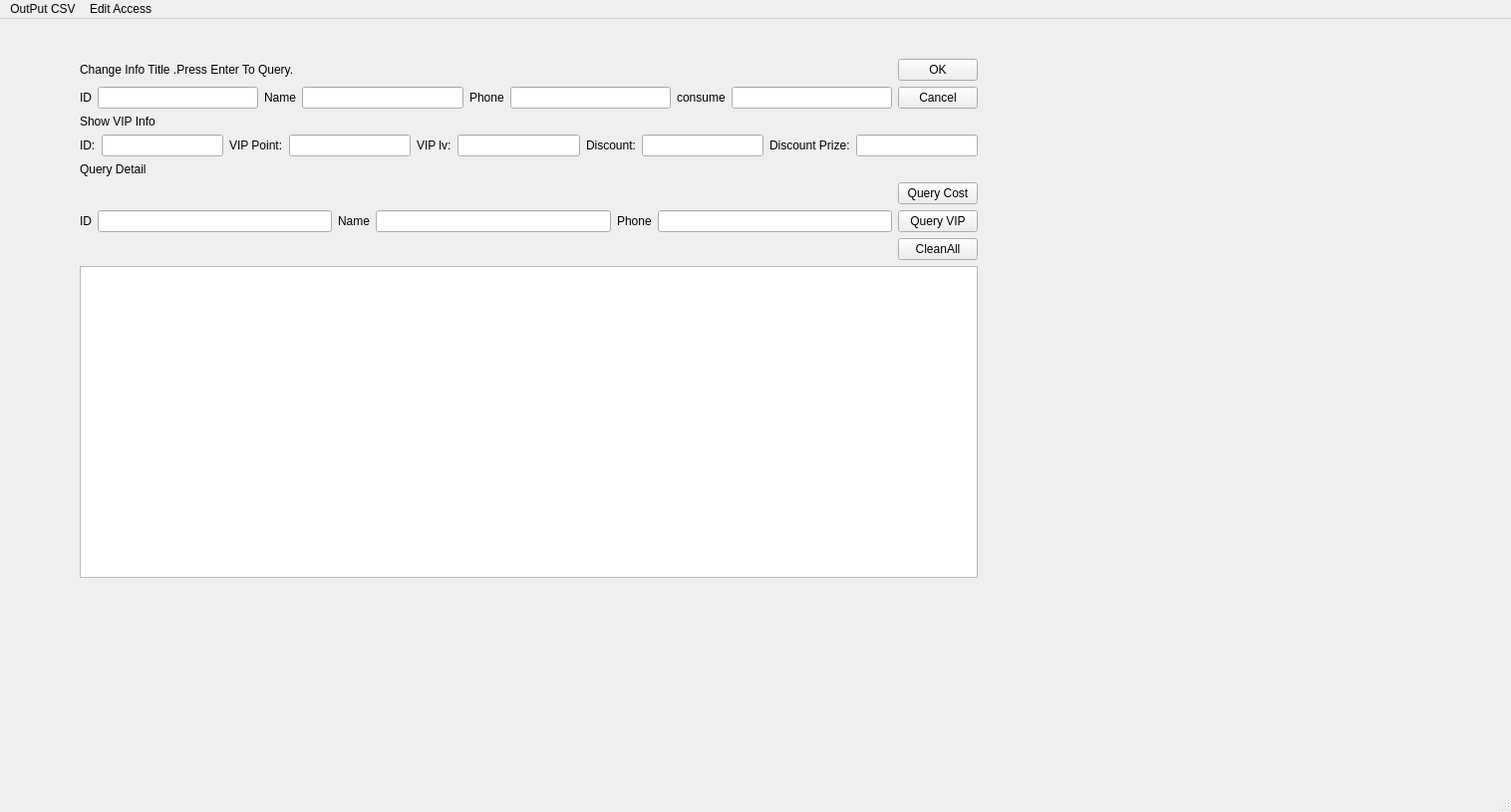
<?xml version="1.0" encoding="UTF-8"?>
<ui version="4.0">
 <class>MainWindow</class>
 <widget class="QMainWindow" name="MainWindow">
  <property name="geometry">
   <rect>
    <x>0</x>
    <y>0</y>
    <width>1516</width>
    <height>815</height>
   </rect>
  </property>
  <property name="windowTitle">
   <string>MainWindow</string>
  </property>
  <widget class="QWidget" name="centralwidget">
   <widget class="QWidget" name="layoutWidget">
    <property name="geometry">
     <rect>
      <x>80</x>
      <y>40</y>
      <width>901</width>
      <height>521</height>
     </rect>
    </property>
    <layout class="QVBoxLayout" name="verticalLayout_9">
     <item>
      <layout class="QVBoxLayout" name="verticalLayout_7">
       <item>
        <layout class="QHBoxLayout" name="horizontalLayout_2">
         <item>
          <layout class="QVBoxLayout" name="verticalLayout_2">
           <item>
            <widget class="QLabel" name="label_5">
             <property name="text">
              <string>Change Info Title .Press Enter To Query.</string>
             </property>
            </widget>
           </item>
           <item>
            <layout class="QHBoxLayout" name="horizontalLayout">
             <item>
              <widget class="QLabel" name="label">
               <property name="text">
                <string>ID</string>
               </property>
              </widget>
             </item>
             <item>
              <widget class="QLineEdit" name="lineEdit"/>
             </item>
             <item>
              <widget class="QLabel" name="label_2">
               <property name="text">
                <string>Name</string>
               </property>
              </widget>
             </item>
             <item>
              <widget class="QLineEdit" name="lineEdit_2"/>
             </item>
             <item>
              <widget class="QLabel" name="label_3">
               <property name="text">
                <string>Phone</string>
               </property>
              </widget>
             </item>
             <item>
              <widget class="QLineEdit" name="lineEdit_3"/>
             </item>
             <item>
              <widget class="QLabel" name="label_4">
               <property name="text">
                <string>consume</string>
               </property>
              </widget>
             </item>
             <item>
              <widget class="QLineEdit" name="lineEdit_4"/>
             </item>
            </layout>
           </item>
          </layout>
         </item>
         <item>
          <layout class="QVBoxLayout" name="verticalLayout">
           <item>
            <widget class="QPushButton" name="pushButton">
             <property name="text">
              <string>OK</string>
             </property>
            </widget>
           </item>
           <item>
            <widget class="QPushButton" name="pushButton_2">
             <property name="text">
              <string>Cancel</string>
             </property>
            </widget>
           </item>
          </layout>
         </item>
        </layout>
       </item>
       <item>
        <layout class="QVBoxLayout" name="verticalLayout_6">
         <item>
          <widget class="QLabel" name="label_15">
           <property name="text">
            <string>Show VIP Info</string>
           </property>
          </widget>
         </item>
         <item>
          <layout class="QHBoxLayout" name="horizontalLayout_5">
           <item>
            <widget class="QLabel" name="label_13">
             <property name="text">
              <string>ID:</string>
             </property>
            </widget>
           </item>
           <item>
            <widget class="QLineEdit" name="lineEdit_8"/>
           </item>
           <item>
            <widget class="QLabel" name="label_7">
             <property name="text">
              <string>VIP Point:</string>
             </property>
            </widget>
           </item>
           <item>
            <widget class="QLineEdit" name="lineEdit_9"/>
           </item>
           <item>
            <widget class="QLabel" name="label_14">
             <property name="text">
              <string>VIP lv:</string>
             </property>
            </widget>
           </item>
           <item>
            <widget class="QLineEdit" name="lineEdit_10"/>
           </item>
           <item>
            <widget class="QLabel" name="label_11">
             <property name="text">
              <string>Discount:</string>
             </property>
            </widget>
           </item>
           <item>
            <widget class="QLineEdit" name="lineEdit_11"/>
           </item>
           <item>
            <widget class="QLabel" name="label_12">
             <property name="text">
              <string>Discount Prize:</string>
             </property>
            </widget>
           </item>
           <item>
            <widget class="QLineEdit" name="lineEdit_12"/>
           </item>
          </layout>
         </item>
        </layout>
       </item>
      </layout>
     </item>
     <item>
      <layout class="QVBoxLayout" name="verticalLayout_8">
       <item>
        <layout class="QVBoxLayout" name="verticalLayout_5">
         <item>
          <widget class="QLabel" name="label_6">
           <property name="text">
            <string>Query Detail</string>
           </property>
          </widget>
         </item>
         <item>
          <layout class="QHBoxLayout" name="horizontalLayout_3">
           <item>
            <layout class="QVBoxLayout" name="verticalLayout_3">
             <item>
              <layout class="QHBoxLayout" name="horizontalLayout_4">
               <item>
                <widget class="QLabel" name="label_8">
                 <property name="text">
                  <string>ID</string>
                 </property>
                </widget>
               </item>
               <item>
                <widget class="QLineEdit" name="lineEdit_5"/>
               </item>
               <item>
                <widget class="QLabel" name="label_9">
                 <property name="text">
                  <string>Name</string>
                 </property>
                </widget>
               </item>
               <item>
                <widget class="QLineEdit" name="lineEdit_6"/>
               </item>
               <item>
                <widget class="QLabel" name="label_10">
                 <property name="text">
                  <string>Phone</string>
                 </property>
                </widget>
               </item>
               <item>
                <widget class="QLineEdit" name="lineEdit_7"/>
               </item>
              </layout>
             </item>
            </layout>
           </item>
           <item>
            <layout class="QVBoxLayout" name="verticalLayout_4">
             <item>
              <widget class="QPushButton" name="pushButton_3">
               <property name="text">
                <string>Query Cost</string>
               </property>
              </widget>
             </item>
             <item>
              <widget class="QPushButton" name="pushButton_4">
               <property name="text">
                <string>Query VIP</string>
               </property>
              </widget>
             </item>
             <item>
              <widget class="QPushButton" name="pushButton_5">
               <property name="text">
                <string>CleanAll</string>
               </property>
              </widget>
             </item>
            </layout>
           </item>
          </layout>
         </item>
        </layout>
       </item>
       <item>
        <widget class="QTableView" name="tableView"/>
       </item>
      </layout>
     </item>
    </layout>
   </widget>
  </widget>
  <widget class="QMenuBar" name="menubar">
   <property name="geometry">
    <rect>
     <x>0</x>
     <y>0</y>
     <width>1516</width>
     <height>26</height>
    </rect>
   </property>
   <widget class="QMenu" name="menuOutPut_VIPlist">
    <property name="title">
     <string>OutPut CSV</string>
    </property>
    <addaction name="actionOutput_CostDetails"/>
    <addaction name="separator"/>
    <addaction name="actionOutput_VIPinfo"/>
   </widget>
   <widget class="QMenu" name="menuEdit_Data">
    <property name="title">
     <string>Edit Access</string>
    </property>
    <addaction name="actionEnable"/>
    <addaction name="actionDiable"/>
   </widget>
   <addaction name="menuOutPut_VIPlist"/>
   <addaction name="menuEdit_Data"/>
  </widget>
  <widget class="QStatusBar" name="statusbar"/>
  <action name="actionOutput_CostDetails">
   <property name="text">
    <string>Output CostDetails</string>
   </property>
  </action>
  <action name="actionOutput_VIPinfo">
   <property name="text">
    <string>Output VIPinfo</string>
   </property>
  </action>
  <action name="actionEnable">
   <property name="text">
    <string>Enable</string>
   </property>
  </action>
  <action name="actionDiable">
   <property name="text">
    <string>Diable</string>
   </property>
  </action>
 </widget>
 <resources/>
 <connections/>
</ui>
